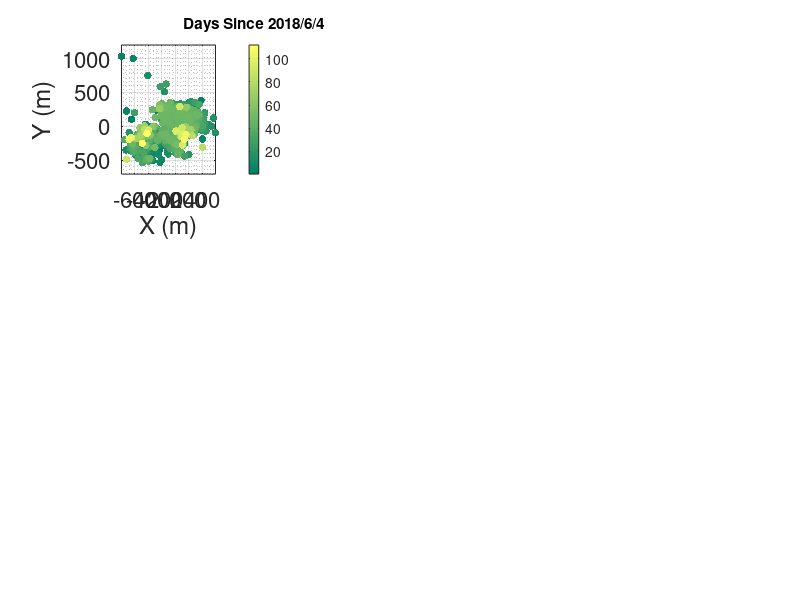

Write MATLAB code to recreate this figure. (Note: this script raises an error after producing the figure.)
clc,clear
close all
%{
% Create figure with normalized units and specified position
figure('Units', 'normalized', 'Position', [0.1, 0.1, 0.3, 0.2]);

% Scatter plot of data Dm
scatter(1:length(Dm), Dm+Mc, 30, 'k', 'filled');

% Labeling the axes
xlabel('Event Index', 'FontSize', 16);
ylabel('Magnitude', 'FontSize', 16);

% Formatting the axes
set(gca, 'FontSize', 16);
grid on;
grid minor;
box on;

% Title
title('Otaniemi', 'FontSize', 18, 'FontWeight', 'bold');

%}

%% Load data
D=load('Otaniemi_Mw.txt'); % only Decatur: (2,3):(northing,easting) and Otaniemi: (2,3):(easting,northing); other lat,lon
time_flag=1;
timeleg=['Days Since 2018/6/4'];
figure('units','normalized','position',[0.1,0.1,0.7,0.9])
MT_xlim=[0 50];
MT_ylim=[-0.5 2];
b_ylim=[0.8 1.6];
m_croner_ylim=[1.2 2];

D=sortrows(D,1);
T0=D(:,1);
if time_flag==2
    T0=1:1:length(T0);
end
X=D(:,2);
Y=D(:,3);
X=X-mean(X);
Y=Y-mean(Y);
M0=D(:,5);

diffM0=diff(M0);
nonzero_elements=diffM0(diffM0~=0);
delta= min(abs(nonzero_elements))/2;

%% map
subplot(3,3,1)
scatter(X,Y,30,T0,'filled');
colormap(summer);
cb=colorbar; 
if time_flag==2
    title(cb, '#');
else
    title(cb,timeleg);
end
xlabel('X (m)');
ylabel('Y (m)');
grid on;box on;grid minor;set(gca,'fontsize',16)
axis equal


%% MFD and DMFD
dm=0.1;
% get confidenc einterval of parameters
boostrap=1000;
seeds = 1:boostrap; 
for k=1:boostrap
    rng(seeds(k));
    random_Magn = M0(randi(length(M0),1,length(M0)));
    m=floor(min(random_Magn)/dm)*dm:dm:max(random_Magn);
    n0=hist(random_Magn,m);   
    [~,ind]=max(n0);
    Mc_MLE=m(ind)+0.2;
    [Mc_MBS,b_es,number]=MBS_MLE_discrete(random_Magn,delta);
    Mc=max(Mc_MLE,Mc_MBS);
    jkf=find(random_Magn-Mc>=-1e-11);
    Dm=random_Magn(jkf);
    Dm=Dm-Mc;
    Mmin=0;
    [b_GR_bt(k),loglikelihood_GR]=Estimation_GR_discrete(Dm,Mmin,delta);
    [b_TGR_bt(k),mcorner_TGR_bt(k),loglikelihood_TGR]=Estimation_TGR_gridsearch_discrete(Dm,Mmin,delta,b_GR_bt(k));
    mcorner_TGR_bt(k)=Mc+mcorner_TGR_bt(k);
    R=loglikelihood_TGR-loglikelihood_GR;
    P_LR_bt(k)=1-chi2cdf(2*R,1);
end
b_GR_percentiles = prctile(b_GR_bt, [5, 95])
b_TGR_percentiles = prctile(b_TGR_bt, [5, 95])
mcorner_TGR_percentiles = prctile(mcorner_TGR_bt, [5, 95])
%}
% MLE 
m=floor(min(M0)/dm)*dm:dm:max(M0);
n0=hist(M0,m);   
[~,ind]=max(n0);
Mc_MLE=m(ind)+0.2;
[Mc_MBS,b_es,number]=MBS_MLE_discrete(M0,delta);
Mc=max(Mc_MLE,Mc_MBS);
jkf=find(M0-Mc>=-1e-11);
Dm=M0(jkf);
Dt=T0(jkf);
Dm=Dm-Mc;
Mmin=0;
[b_GR,loglikelihood_GR]=Estimation_GR_discrete(Dm,Mmin,delta);
[b_TGR,mcorner_TGR,loglikelihood_TGR]=Estimation_TGR_gridsearch_discrete(Dm,Mmin,delta,b_GR);
R=loglikelihood_TGR-loglikelihood_GR;
P_LR=1-chi2cdf(2*R,1);

subplot(3,3,2)
plt_single_MFD(M0,Dm,Mc,b_GR,b_TGR,mcorner_TGR,P_LR);

subplot(3,3,3)

%% EQ rate
color_ope=[0 0 0.5;0.4 0.4 0.4];
[hh,Vtotalmax]=plt_Otaniemi_operation(color_ope);

color_mc=[ 0.8 0.2 0;1 0.6 0.2];
t4count=0:0.1:50;
for i=1:length(t4count)
    jkf=find(T0<=t4count(i));
    M_count=M0(jkf);
    EQ_count(i,1)=length(M_count);
    EQ_count(i,2)=max([length(M_count(M_count>=Mc-1e-6)),0]);
end

yyaxis right
for j=1:2
    hh(2+j)=plot(t4count,EQ_count(:,j)/max(EQ_count(:,j)),'-','color',color_mc(j,:),'linewidth',2.5);hold on;
end
addstage
ylabel('Normalized Cumulative Values')
% Create legend labels
label1 = 'Pressure';
label2 = ['Injected Volume / ', num2str(Vtotalmax, '%.0f'), ' m³']; % Space around slash
label3 = ['EQ Count / ', num2str(max(EQ_count(:,1)), '%.0f')]; % Fixed parenthesis
label4 = ['EQ Count (m ≥ 0.4) / ', num2str(max(EQ_count(:,2)), '%.0f')]; % Rephrased for clarity
ylim([0 1])
% Create legend
legend(hh, label1, label2, label3, label4, ...
    'NumColumns', 2, ...
    'Location', 'Northwest');
% Adjust plot appearance
xlim([0 50]);
grid on; box on; grid minor;
set(gca, 'FontSize', 16); % Increase font size for readability


figure('units','normalized','position',[0.1,0.1,0.7,0.9])
%% temporal evolution
Ntotal=length(Dm);
min_size=100;
max_size=1e3;
w0=ceil(Ntotal/max_size)+1:1:min([ceil(Ntotal/min_size)-1,ceil(Ntotal/max_size)+1+4]); % number of windows
[P_LR_median_eachwindow,bGR_median_eachnode,bTGR_median_eachnode,mcorner_median_eachnode]=get_temporal_MFD(Dm,delta,Mmin,min_size,max_size,w0);
mcorner_median_eachnode=mcorner_median_eachnode+Mc;
DmplusMc=Dm+Mc;

subplot(3,2,3)
median_PLR=plt_temporalMFD(T0,M0,Dt,DmplusMc,w0,P_LR_median_eachwindow,1,time_flag,timeleg);
xlim([MT_xlim(1),MT_xlim(2)]);
yyaxis left
ylim([MT_ylim(1),MT_ylim(2)]);

subplot(3,2,4)
median_bGR=plt_temporalMFD(T0,M0,Dt,DmplusMc,w0,bGR_median_eachnode,2,time_flag,timeleg);
xlim([MT_xlim(1),MT_xlim(2)]);
yyaxis left
ylim([MT_ylim(1),MT_ylim(2)]);
yyaxis right
ylim([b_ylim(1),b_ylim(2)]);
addstage

subplot(3,2,5)
median_bTGR=plt_temporalMFD(T0,M0,Dt,DmplusMc,w0,bTGR_median_eachnode,3,time_flag,timeleg);
xlim([MT_xlim(1),MT_xlim(2)]);
yyaxis left
ylim([MT_ylim(1),MT_ylim(2)]);
yyaxis right
ylim([b_ylim(1),b_ylim(2)]);
addstage

subplot(3,2,6)
median_mcorner=plt_temporalMFD(T0,M0,Dt,DmplusMc,w0,mcorner_median_eachnode,4,time_flag,timeleg);
xlim([MT_xlim(1),MT_xlim(2)]);
yyaxis left
ylim([MT_ylim(1),MT_ylim(2)]);
yyaxis right
ylim([m_croner_ylim(1),m_croner_ylim(2)]);
addstage


function [P_LR_median_eachwindow,bGR_median_eachnode,bTGR_median_eachnode,mcorner_median_eachnode]=get_temporal_MFD(x,delta,mmin,min_size,max_size,w0)
    Ntotal=length(x);
    num_rand=100; % for each w0, number of random partition
    P_LR_median_eachwindow=zeros(length(w0),Ntotal);
    bGR_median_eachnode=zeros(length(w0),Ntotal);
    bTGR_median_eachnode=zeros(length(w0),Ntotal);
    mcorner_median_eachnode=zeros(length(w0),Ntotal);
    
    for k=1:length(w0)
        w=w0(k);
        P_LR=zeros(num_rand,Ntotal);
        bGR=zeros(num_rand,Ntotal);
        bTGR=zeros(num_rand,Ntotal);
        mcorner=zeros(num_rand,w+1);
        node=zeros(num_rand,w+1);
        for i=1:num_rand
            node(i,:)=generateNumbers(w,length(x),min_size,max_size);% w+1 nodes, including the first and last events
            for j=1:w
                xx=x(node(i,j):node(i,j+1));
                [b_GR,loglikelihood_GR]=Estimation_GR_discrete(xx,mmin,delta);
                [b_TGR,mcorner_TGR,loglikelihood_TGR]=Estimation_TGR_gridsearch_discrete(xx,mmin,delta,b_GR);
                R=loglikelihood_TGR-loglikelihood_GR;
                P_LR(i,node(i,j):node(i,j+1))=1-chi2cdf(2*R,1);
                bGR(i,node(i,j):node(i,j+1))=b_GR;    
                bTGR(i,node(i,j):node(i,j+1))=b_TGR;       
                mcorner(i,node(i,j):node(i,j+1))=mcorner_TGR;       
            end
        end
        P_LR_median_eachwindow(k,:)=median(P_LR,1); 
        bGR_median_eachnode(k,:)=median(bGR,1); 
        bTGR_median_eachnode(k,:)=median(bTGR,1); 
        mcorner_median_eachnode(k,:)=median(mcorner,1);         
    end
end

function nonde_order=generateNumbers(n,Ntotal,min_size,max_size) % n is the window number
    nonde_order=zeros(1,n+1);
    target_sum=Ntotal-n*min_size; % available number for arrangement
    scaled_numbers=1e5*ones(1,n);
    while max(scaled_numbers)>=max_size-min_size
        random_numbers=rand(1,n);
        scaled_numbers=floor(random_numbers/sum(random_numbers)*target_sum); % number of events (-100) for each window
    end
    nonde_order(1)=1;
    for i=2:n
        nonde_order(i)=nonde_order(i-1)+min_size+scaled_numbers(i-1);
    end
    nonde_order(n+1)=Ntotal;
end

function [meadian_plt_variable]=plt_temporalMFD(T0,M0,Dt,DmplusMc,w0,plt_variable,plt_variable_flag,time_flag,timeleg)
    yyaxis left
    scatter(T0,M0,30,[0.75 0.75 0.75],'filled');
    hold on;
    scatter(Dt,DmplusMc,30,'k','filled');
    ylabel('Magntidue');
    if time_flag==1
        xlabel(timeleg)
    elseif time_flag==2
        xlabel('#')
    end
    ax = gca; 
    ax.YColor = 'k';

    yyaxis right
    col=autumn(length(w0));
    for k=1:length(w0)
        h(k)=plot(Dt,plt_variable(k,:),'-','color',col(k,:),'linewidth',2.5);hold on;
        leg{k}=['$w=$',num2str(w0(k))];
    end
    meadian_plt_variable=median(plt_variable,1);
    h(k+1)=plot(Dt,meadian_plt_variable,'-b','linewidth',2.5);hold on;
    
    leg{k+1}=['median'];
    if plt_variable_flag==1
        ylabel('$p$','Interpreter','latex')
        ylim([0 1]);
        addstage
        legend(h,leg, 'Interpreter', 'latex','location','northwest','Numcolumns',3);
    elseif plt_variable_flag==2
        ylabel('$b_{GR}$','Interpreter','latex')
    elseif plt_variable_flag==3
        ylabel('$b_{TGR}$','Interpreter','latex')
    elseif plt_variable_flag==4
        ylabel('$m_{corner}$','Interpreter','latex')
    end  
    ax = gca; 
    ax.YColor = 'k';
    set(gca,'fontsize',16);
    grid on;box on;grid minor;
end

function []=addstage()
    % Shade Stages
    colors = {'r', 'g', 'm', 'c', 'y'};
    t_stages = [0 13 23 27 36.5 50.5];
    alpha_plot = 0.1;
    for i = 1:length(t_stages) - 1
        x = [t_stages(i), t_stages(i+1), t_stages(i+1), t_stages(i)];
        y = [0, 0, 100, 100];
        fill(x, y, colors{i}, 'FaceAlpha', alpha_plot, 'EdgeColor', 'none');
    end
end
%}